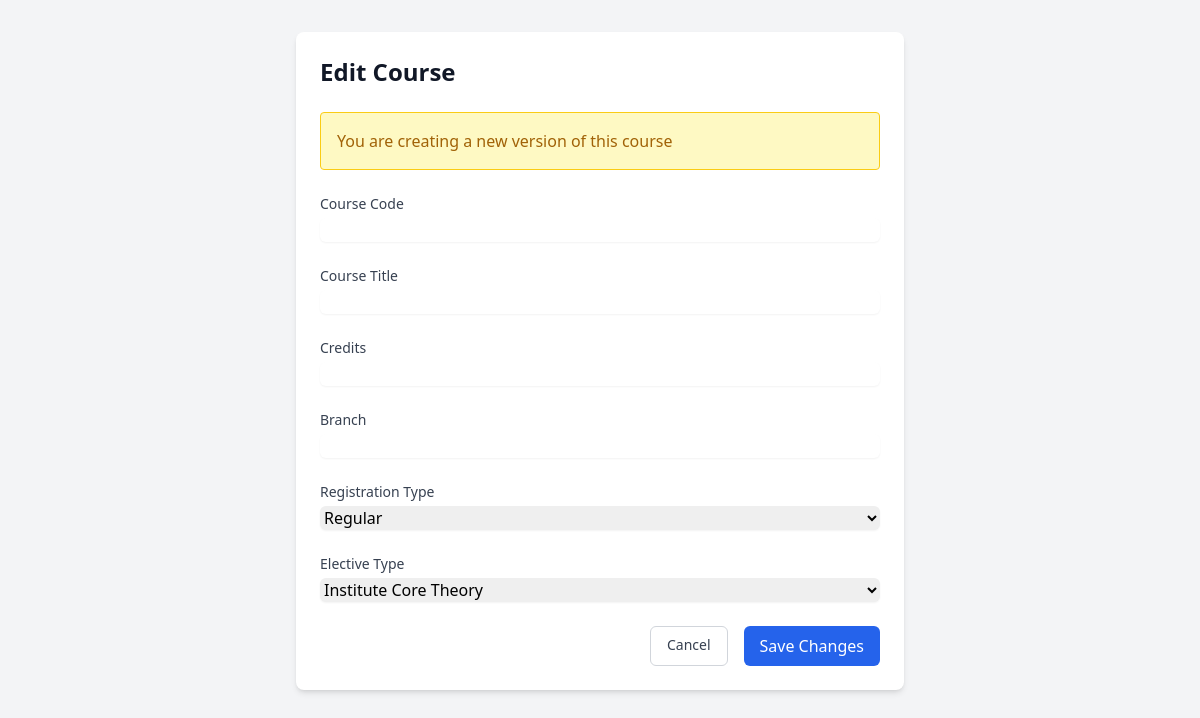
Before: /courses/add_version/37 (signed in) with the older database file.
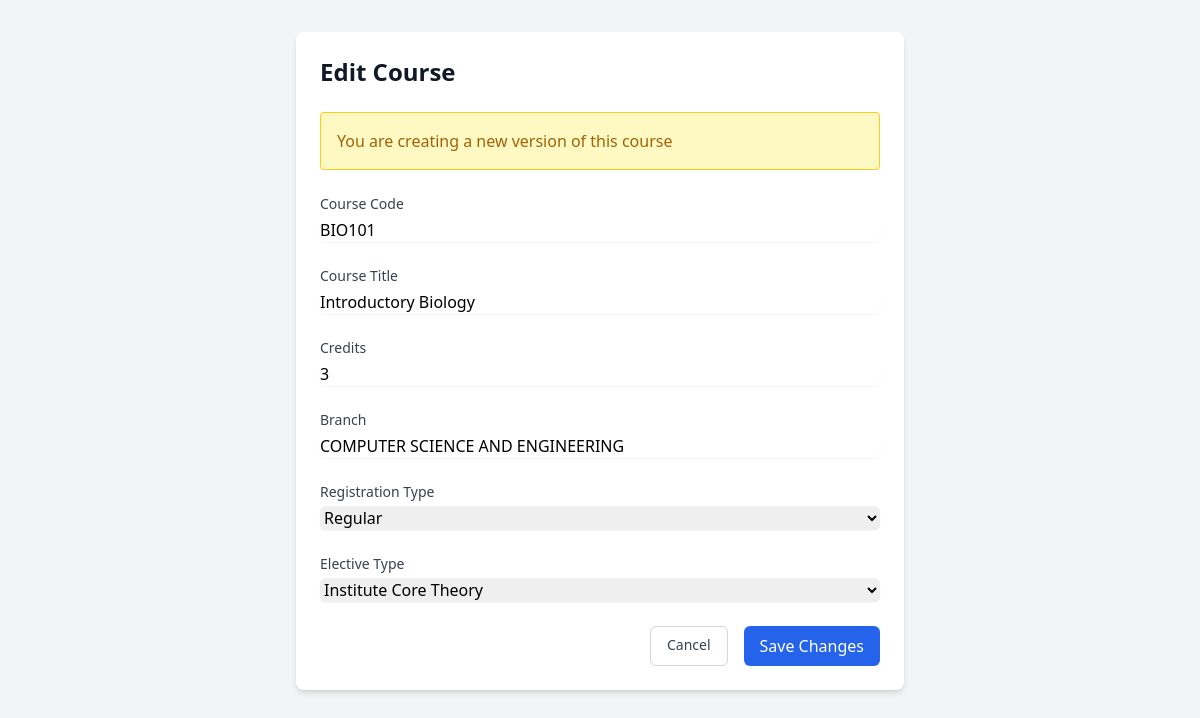
After: the same page with the newer database file.
### tables this page shows
CREATE TABLE courses (
    id INTEGER PRIMARY KEY AUTOINCREMENT,
    course TEXT NOT NULL,
    course_title TEXT NOT NULL,
    credits INTEGER NOT NULL,
    reg_type TEXT NOT NULL,
    elective_type TEXT NOT NULL,
    branch TEXT NOT NULL,
    version INTEGER DEFAULT 1,
    parent_course_id INTEGER,
    is_current BOOLEAN DEFAULT 1
);

### app.py (the view, shortened to what this page needs)
@app.route('/courses/add_version/<int:original_course_id>', methods=['GET', 'POST'])
@login_required
def add_course_version(original_course_id):
    db = get_db()
    original_course = db.execute('SELECT * FROM courses WHERE id = ?', [original_course_id]).fetchone()
    return render_template('edit_course.html', course=original_course, is_version=True)

### app.py (called while the page is built)
def get_db():
    db = getattr(g, '_database', None)
    if db is None:
        db = g._database = sqlite3.connect(DATABASE)
        db.row_factory = sqlite3.Row
    return db

@app.teardown_appcontext
def close_connection(exception):
    db = getattr(g, '_database', None)
    if db is not None:
        db.close()

def login_required(f):
    @wraps(f)
    def decorated_function(*args, **kwargs):
        if 'admin' not in session:
            return redirect(url_for('login'))
        return f(*args, **kwargs)
    return decorated_function

### templates/edit_course.html (shortened to what this page needs)
<!DOCTYPE html>
<html lang="en">
<head>
    <script src="https://cdn.tailwindcss.com"></script>
</head>
<body class="bg-gray-100 min-h-screen">
    <div class="max-w-2xl mx-auto px-4 sm:px-6 lg:px-8 py-8">
        <div class="bg-white rounded-lg shadow-md p-6">
            <h1 class="text-2xl font-bold text-gray-900 mb-6">Edit Course</h1>
            <form method="POST" class="space-y-6">
{% if is_version is defined and is_version %}
<div class="mb-4 bg-yellow-100 border border-yellow-400 text-yellow-700 rounded p-4">
    You are creating a new version of this course
</div>
{% endif %}
                <div>
                    <label for="course" class="block text-sm font-medium text-gray-700">Course Code</label>
                    <input type="text" name="course" id="course" required
                           value="{{ course.course }}"
                           class="mt-1 block w-full rounded-md border-gray-300 shadow-sm focus:border-blue-500 focus:ring-blue-500">
                </div>
                <div>
                    <label for="course_title" class="block text-sm font-medium text-gray-700">Course Title</label>
                    <input type="text" name="course_title" id="course_title" required
                           value="{{ course.course_title }}"
                           class="mt-1 block w-full rounded-md border-gray-300 shadow-sm focus:border-blue-500 focus:ring-blue-500">
                </div>
                <div>
                    <label for="credits" class="block text-sm font-medium text-gray-700">Credits</label>
                    <input type="number" name="credits" id="credits" required
                           value="{{ course.credits }}"
                           class="mt-1 block w-full rounded-md border-gray-300 shadow-sm focus:border-blue-500 focus:ring-blue-500">
                </div>
                <div>
                    <label for="branch" class="block text-sm font-medium text-gray-700">Branch</label>
                    <input type="text" name="branch" id="branch" required
                           value="{{ course.branch }}"
                           class="mt-1 block w-full rounded-md border-gray-300 shadow-sm focus:border-blue-500 focus:ring-blue-500">
                </div>
                <div>
                    <label for="reg_type" class="block text-sm font-medium text-gray-700">Registration Type</label>
                    <select name="reg_type" id="reg_type" required
                            class="mt-1 block w-full rounded-md border-gray-300 shadow-sm focus:border-blue-500 focus:ring-blue-500">
                        <option value="Core" {% if course.reg_type == 'Regular' %}selected{% endif %}>Regular</option>
                    </select>
                </div>
                <div>
                    <label for="elective_type" class="block text-sm font-medium text-gray-700">Elective Type</label>
                    <select name="elective_type" id="elective_type" required
                            class="mt-1 block w-full rounded-md border-gray-300 shadow-sm focus:border-blue-500 focus:ring-blue-500">
                        <option value="Institute Core Theory" {% if course.elective_type == 'Institute Core Theory' %}selected{% endif %}>Institute Core Theory</option>
                    </select>
                                    </div>
                <div class="flex justify-end space-x-4">
                    <a href="{{ url_for('view_courses') }}"
                       class="px-4 py-2 border border-gray-300 rounded-md text-sm font-medium text-gray-700 hover:bg-gray-50">
                        Cancel
                    </a>
                    <button type="submit"
                            class="px-4 py-2 bg-blue-600 text-white rounded-md hover:bg-blue-700 focus:outline-none focus:ring-2 focus:ring-blue-500 focus:ring-offset-2">
                        Save Changes
                    </button>
                </div>
            </form>
        </div>
    </div>
</body>
</html>

Changed rows visible on the page:
added courses: course "BIO101", course_title "Introductory Biology", credits "3", branch "COMPUTER SCIENCE AND ENGINEERING", reg_type "Regular", elective_type "Institute Core Theory"
Other visible differences:
form field reg_type: "Regular" → (not shown)
form field elective_type: "Institute Core Theory" → (not shown)
